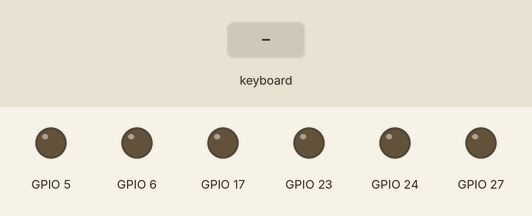
This program was run on a simulated Raspberry Pi (BCM pin numbers). Shown: output pins drawn as LEDs (lit = HIGH). The inputs (shaded band) are chosen by the test bench. The pygame window is not drawn; what the program prints to the terminal is not drawn.

Above: at 1.2 s.
1.3 s: key "a" typed on the keyboard
At 2.3 s:
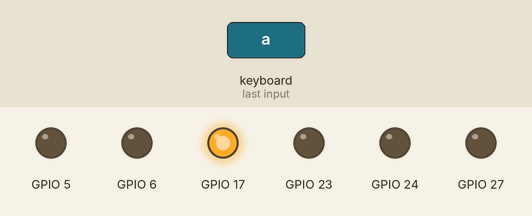
2.8 s: key "z" typed on the keyboard
At 3.5 s:
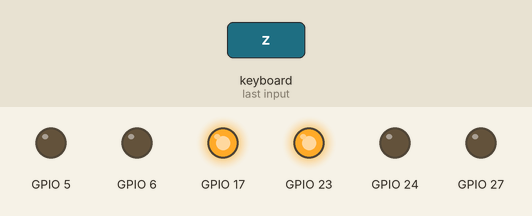
4.3 s: key "s" typed on the keyboard
At 4.6 s:
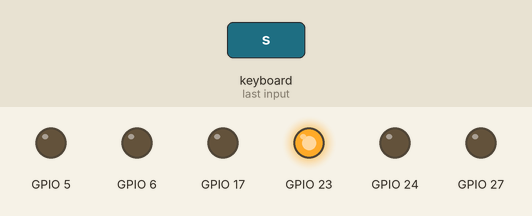
5.8 s: key "q" typed on the keyboard
At 6.9 s:
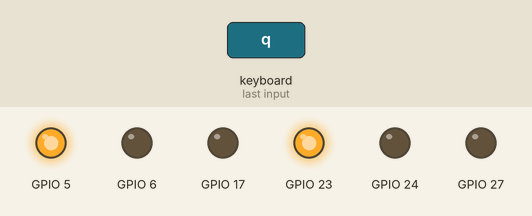
7.3 s: key "x" typed on the keyboard
At 8.1 s:
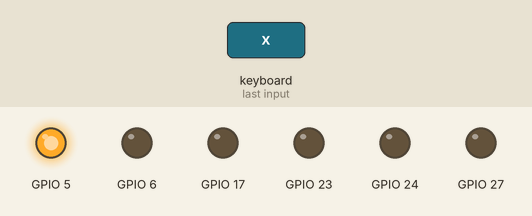
8.8 s: key "a" typed on the keyboard
At 9.2 s:
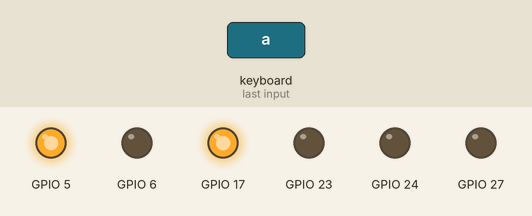
Timing chart, 0 to 11.3 s (numbered marks = the images above; inputs shaded):
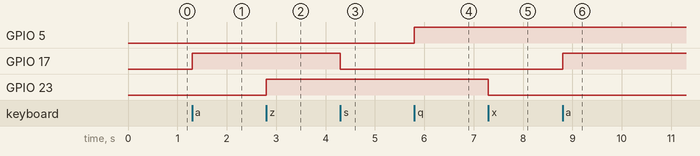

The program:

FishControls.py
```python
import RPi.GPIO as io
import RpiFuncs as Rf
import pygame
import random
import time


motor1 = [17,27]
motor2 = [5,6]
motor3 = [23,24]
outputs = [motor1,motor2,motor3]
timedir = .1
states = [False,False,False]

def changeState(motorPos,state):
    global states
    states[motorPos-1] = state


Rf.initialize(outputs,[])

pygame.init()
pygame.display.set_mode((1, 1))
running = True
active = True

try:
    while active:
        for event in pygame.event.get():
            if event.type == pygame.QUIT:
                running = False
                pygame.quit()
            if event.type == pygame.KEYDOWN:
                if event.key == pygame.K_q:
                    changeState(2,True)
                    Rf.motorOn(motor2,True);
                if event.key == pygame.K_w:
                    changeState(2,False)
                    Rf.motorOff(motor2);
                if event.key == pygame.K_a:
                    changeState(1,True)
                    Rf.motorOn(motor1,True);
                if event.key == pygame.K_s:
                    changeState(1,False)
                    Rf.motorOff(motor1);
                if event.key == pygame.K_z:
                    changeState(3,True)
                    Rf.motorOn(motor3,True);
                if event.key == pygame.K_x:
                    changeState(3,False)
                    Rf.motorOff(motor3);
                if event.key == pygame.K_p:
                    states = [False,False,False]
                    Rf.motorOff(motor1);Rf.motorOff(motor2);Rf.motorOff(motor3)
                    active = False
        print(states)

except KeyboardInterrupt:
    pass

Rf.motorOff(motor1)
Rf.motorOff(motor2)
Rf.motorOff(motor3)
Rf.end()
```

RpiFuncs.py
```python
import RPi.GPIO as io;
import time;

def setupOut(outputs):
    for out in outputs:
        for subout in out:
            io.setup(subout,io.OUT);
    motorOff(outputs);

def setupIn(inputs):
    for inp in inputs:
        for subinp in inp:
            io.setup(subinp,io.IN);

def motorOff(pair):
    for inp in pair:
        io.output(inp,0);

def initialize(out,inp):
    io.setmode(io.BCM);
    setupOut(out)
    setupIn(inp)

def end():
    #io.stop()
    io.cleanup()

def motorOn(pair,direction):
    alpha = pair[0]
    beta = pair[1]

    if direction:
        io.output(alpha,io.HIGH)
        io.output(beta,io.LOW)
    else:
        io.output(beta,io.HIGH)
        io.output(alpha,io.LOW)

def blinkMotor(pair,duration,direction):
    alpha = pair[0]
    beta = pair[1]
    motorOn(pair,direction)
    printStates(pair)
    time.sleep(duration);
    motorOff(pair);

def printStates(pair):
    for p in range(len(pair)):
        print("Input "+str(p)+": ",io.input(pair[p]))
```

Measured:
- after the input at 1.3 s, GPIO 17: LOW → HIGH at once
- after the input at 2.8 s, GPIO 23: LOW → HIGH at once
- after the input at 4.3 s, GPIO 17: HIGH → LOW at once
- after the input at 5.8 s, GPIO 5: LOW → HIGH at once
- after the input at 7.3 s, GPIO 23: HIGH → LOW at once
- after the input at 8.8 s, GPIO 17: LOW → HIGH at once
